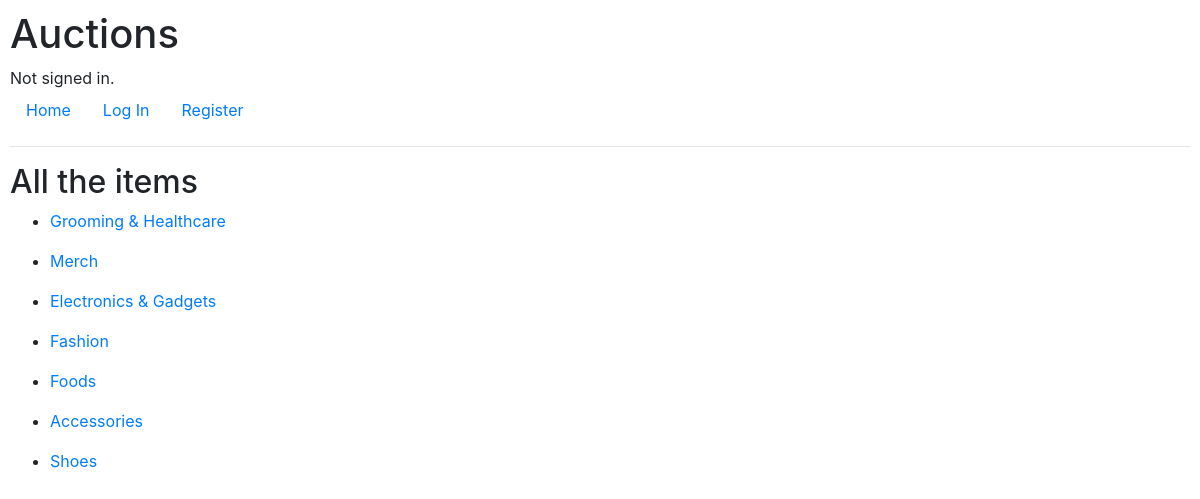
The page /category/ on the database its author committed.
### auctions/models.py (models this page shows)
class Category(models.Model):
    cat=models.CharField(max_length=100, blank=False,null=True)
    def __str__(self):
        return self.cat

### auctions/views.py (the view, shortened to what this page needs)
# urls.py: path("category/", views.category, name="category"),
def category(request):
    cat=Category.objects.all()
    form= Category()
    return render(request, "auctions/category.html", {
        "form": form,
        "categories":cat})

### auctions/templates/auctions/category.html (shortened to what this page needs)
{% extends "auctions/layout.html" %}
{% block body %}
    <h2>All the items</h2>
    {% for category in categories %}
        <ul>
            <li><a href="{% url 'listcategory' category.id %}"> {{category}}</a></li>
        </ul>
    {% endfor %}
{% endblock %}

### auctions/static/auctions/styles.css (style rules this page uses)
body { padding: 10px; }

### rows shown on the page
Category: cat "Grooming & Healthcare"
Category: cat "Merch"
Category: cat "Electronics & Gadgets"
Category: cat "Fashion"
Category: cat "Foods"
Category: cat "Accessories"
Category: cat "Shoes"
